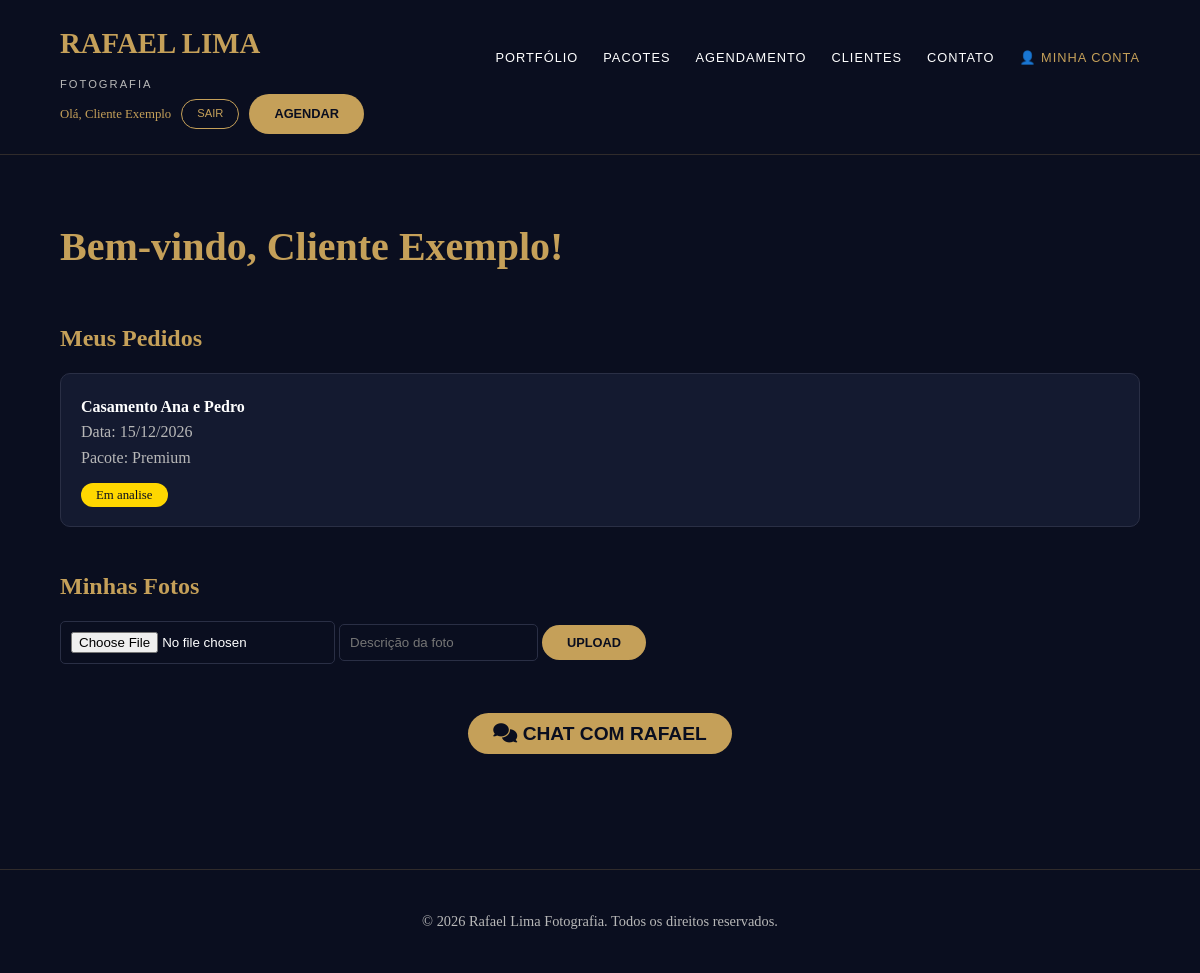
/painel_cliente.php (signed in), run on an earlier commit of the app's database.
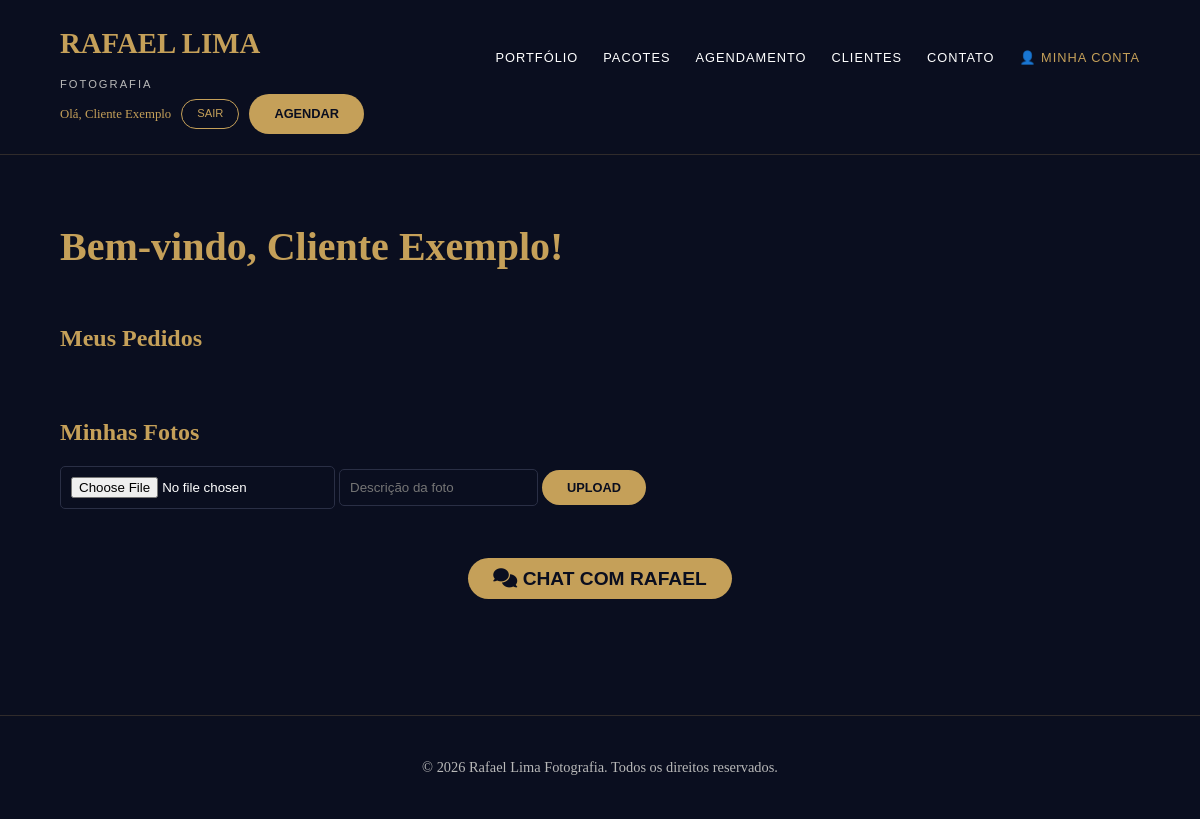
And on a later commit of the database.
### tables this page shows
CREATE TABLE IF NOT EXISTS pedidos (
    id INT AUTO_INCREMENT PRIMARY KEY,
    usuario_id INT,
    nome_evento VARCHAR(100),
    data_evento DATE,
    pacote VARCHAR(50),
    status ENUM('em_analise', 'aceito', 'recusado') DEFAULT 'em_analise',
    mensagem_admin TEXT,
    data_criacao TIMESTAMP DEFAULT CURRENT_TIMESTAMP,
    FOREIGN KEY (usuario_id) REFERENCES usuarios(id) ON DELETE CASCADE
);

### painel_cliente.php (the view, shortened to what this page needs)
<?php
include __DIR__ . '/includes/config.php';
$usuario_id = $_SESSION['usuario_id'];
$stmt = $pdo->prepare("SELECT * FROM pedidos WHERE usuario_id = ? ORDER BY data_criacao DESC");
$stmt->execute([$usuario_id]);
$pedidos = $stmt->fetchAll();
?>
<!DOCTYPE html>
<html lang="pt-BR">
<head>
    <link rel="stylesheet" href="assets/css/style.css">
    <link rel="stylesheet" href="https://cdnjs.cloudflare.com/ajax/libs/font-awesome/6.4.0/css/all.min.css">
</head>
<body>
<?php include __DIR__ . '/includes/header.php'; ?>
<section>
    <div style="display:flex; justify-content:space-between; align-items:center;">
        <h2 style="color:#c5a059;">Bem-vindo, <?= $_SESSION['usuario_nome'] ?>!</h2>
    </div>
    <h3 style="margin-top:30px; color:#c5a059;">Meus Pedidos</h3>
    <div style="display:grid; grid-template-columns:repeat(auto-fit, minmax(300px,1fr)); gap:20px; margin-top:15px;">
        <?php foreach($pedidos as $pedido): ?>
        <div style="background:#141a30; padding:20px; border-radius:10px; border:1px solid #2a2f45;">
            <h4 style="color:#fff;"><?= htmlspecialchars($pedido['nome_evento']) ?></h4>
            <p style="color:#b8b8b8;">Data: <?= date('d/m/Y', strtotime($pedido['data_evento'])) ?></p>
            <p style="color:#b8b8b8;">Pacote: <?= $pedido['pacote'] ?></p>
            <div style="margin-top:10px;">
                <span style="padding:5px 15px; border-radius:20px; font-size:0.8rem;
                    <?php
                    if($pedido['status'] == 'em_analise') echo 'background:#ffd700; color:#0a0e1f;';
                    elseif($pedido['status'] == 'aceito') echo 'background:#2ecc71; color:#fff;';
                    else echo 'background:#e74c3c; color:#fff;';
                    ?>">
                    <?= ucfirst(str_replace('_', ' ', $pedido['status'])) ?>
                </span>
            </div>
        </div>
        <?php endforeach; ?>
    </div>
    <h3 style="margin-top:40px; color:#c5a059;">Minhas Fotos</h3>
    <form action="upload_foto.php" method="POST" enctype="multipart/form-data" style="margin:15px 0;">
        <input type="file" name="foto" required style="background:#0a0e1f; padding:10px; border:1px solid #2a2f45; border-radius:5px; color:#fff;">
        <input type="text" name="descricao" placeholder="Descrição da foto" style="padding:10px; background:#0a0e1f; border:1px solid #2a2f45; border-radius:5px; color:#fff;">
        <button type="submit" class="btn-gold">UPLOAD</button>
    </form>
    <div style="margin-top:40px; text-align:center;">
        <a href="chat.php" class="btn-gold" style="font-size:1.2rem;">
            <i class="fas fa-comments"></i> CHAT COM RAFAEL
        </a>
    </div>
</section>
<?php include __DIR__ . '/includes/footer.php'; ?>
</body>
</html>

What changed in the data, as far as the page shows it:
removed pedidos: nome_evento "Casamento Ana e Pedro", data_evento "15/12/2026", pacote "Premium", status "Em analise"
